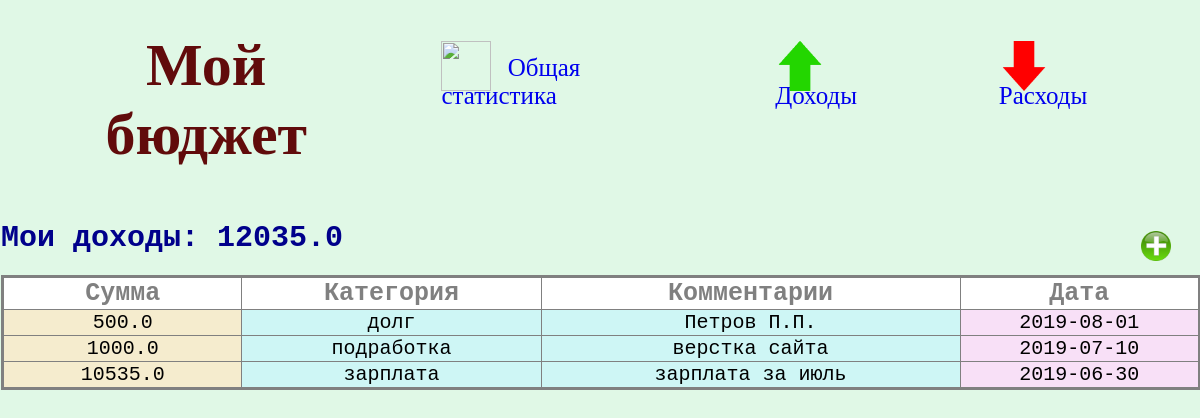
/info/gain/data, run on the app's committed database.
### tables this page shows
CREATE TABLE pays
                  (id INTEGER PRIMARY KEY AUTOINCREMENT,
                  sum REAL,
                  category TEXT,
                  data TEXT,
                  comment TEXT,
                  type TEXT);

### flask-app-money/app.py (the view)
@app.route('/info/gain/<field_sorted>')
def show_info_gain(field_sorted):
    return render_template('info.html',
                           pays=get_gain_data(field_sorted),
                           score=get_sum_gain(),
                           title='Доходы')

### flask-app-money/database.py (called while the page is built)
def get_sum_gain():
    conn = sqlite3.connect('database.db')
    conn.row_factory = sqlite3.Row
    curs = conn.cursor()
    curs.execute('SELECT * FROM pays WHERE type=="gain"')
    return sum([s['sum'] for s in curs.fetchall()])

def get_gain_data(field_sorted='data'):
    conn = sqlite3.connect('database.db')
    conn.row_factory = sqlite3.Row
    curs = conn.cursor()
    curs.execute("SELECT * FROM pays WHERE type=='gain' ORDER BY " + field_sorted + " DESC")
    res = curs.fetchall()
    conn.close()
    return res

### flask-app-money/templates/info.html (shortened to what this page needs)
<!DOCTYPE html>
<html lang="ru">
<head>
    <link rel="stylesheet" href="{{ url_for('static', filename='css/style.css') }}">
</head>
<body>
    <div class="menu-container">
        <p id="menu-logo">Мой бюджет</p>
        <ul>
            <a href="{{ url_for('index') }}">
                <li>
                    <img src="{{ url_for('static', filename='img/logo1.png') }}" class="img-menu">
                    Общая статистика
                </li>
            </a>
            <a href="{{ url_for('show_info_gain', field_sorted='data') }}">
                <li>
                    <img src="{{ url_for('static', filename='img/logo2.png') }}" class="img-menu">
                    Доходы
                </li>
            </a>
            <a href="{{ url_for('show_info_cost', field_sorted='data') }}">
                <li><img src="{{ url_for('static', filename='img/logo3.png') }}" class="img-menu">
                    Расходы
                </li>
            </a>
        </ul>
   </div>
    <div class="info-pays">
        <h1>Мои {{ title.lower() }}: {{ score }}</h1>
        <img src="{{ url_for('static', filename='img/plus.png') }}" id="add-button">
        <table class="table-info" id="big-table">
            <tr>
                <th id="sum-th">Cумма</th>
                <th>Категория</th>
                <th>Комментарии</th>
                <th id="data-th">Дата</th>
            </tr>
            {% for pay in pays %}
                <tr>
                    <td id="column-sum">{{pay.sum}}</td>
                    <td id="column-category">{{pay.category}}</td>
                    <td id="column-comment">{{pay.comment}}</td>
                    <td id="column-data">{{pay.data}}</td>
                </tr>
            {% endfor %}
        </table>
    </div>
</body>
</html>

### flask-app-money/static/css/style.css (style rules this page uses)
body { background: #E0F8E6; margin: 0; padding: 1px; }
.menu-container { margin: 0; box-sizing: border-box; width: 100%; height: 200px; position: relative; left: 0; top: 0; display: flex; flex-direction: row; justify-content: space-between; }
#menu-logo { color: #610B0B; font-size: 60px; font-family: Garamond; text-align: center; font-weight: 700; margin-top: 20px; margin-left: 40px; position: relative; top: 10px; }
.img-menu { width: 50px; height: 50px; position: relative; top: 15px; margin-right: 10px; }
.menu-container ul { color: #610B0B; font-size: 25px; font-family: Garamond; display: flex; flex-direction: row; justify-content: space-between; list-style-type: none; }
.menu-container li { margin-right: 50px; margin-left: 30px; }
a { text-decoration: none; }
.info-pays { margin: auto; width: 1200px; position: relative; }
#add-button { width: 30px; height: 30px; position: absolute; top: 10px; right: 30px; }
.info-pays h1 { color: DarkBlue; font-family: Courier; font-size: 30px; font-weight: bold; }
.table-info { border-collapse: collapse; border: 3px solid grey; margin: auto; width: 860px; margin-bottom: 20px; background: white; }
#big-table { width: 1200px; }
.table-info th { border: 1px solid grey; color: grey; font-family: Courier; font-size: 25px; }
.table-info td { border: 1px solid grey; font-family: Courier; font-size: 20px; text-align: center; }
#column-sum { background: #F5ECCE; width: 20%; }
#column-category { background: #CEF6F5; width: 25%; }
#column-comment { background: #CEF6F5; width: 35%; }
#column-data { background: #F8E0F7; width: 20%; }

### data on the page
pays: sum "500.0", category "долг", comment "Петров П.П.", data "2019-08-01"
pays: sum "1000.0", category "подработка", comment "верстка сайта", data "2019-07-10"
pays: sum "10535.0", category "зарплата", comment "зарплата за июль", data "2019-06-30"

### other printed values
{{ title.lower() }} "доходы"
{{ score }} "12035.0"
